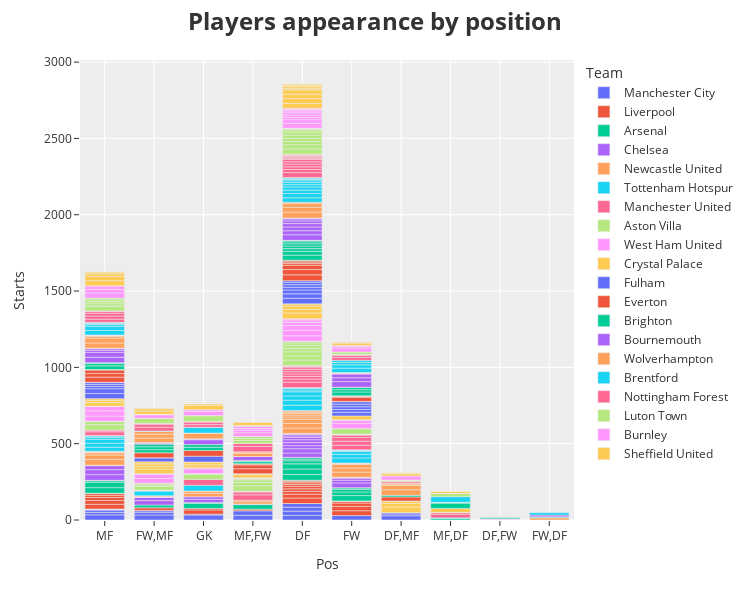

Source (notebook cell):
### Code cell
fig = px.bar(stat, x="Pos", y="Starts",color='Team',
             hover_data=["Player"],
             width=750, height=600,)
fig.update_layout(
             template='ggplot2',
             title='<b>Players appearance by position<b>',
             titlefont={'size':24})
iplot(fig)

### Figure 1 — Plotly figure (JSON) as saved in the notebook; plotly's stock layout.template omitted (floating-point values rounded to 4 significant figures)
{"data": [{"alignmentgroup": "True", "customdata": [["Rodri"], ["Phil Foden"], ["Ederson"], ["Julián Álvarez"], ["Kyle Walker"], ["Bernardo Silva"], ["Erling Haaland"], ["Rúben Dias"], ["Manuel Akanji"], ["Joško Gvardiol"], ["Nathan Aké"], ["Jeremy Doku"], ["Mateo Kovačić"], ["Kevin De Bruyne"], ["John Stones"], ["Jack Grealish"], ["Rico Lewis"], ["Matheus Nunes"], ["Stefan Ortega"], ["Oscar Bobb"], ["Kalvin Phillips"], ["Sergio Gómez"], ["Aymeric Laporte"], ["Cole Palmer"], ["James Mcatee"]], "hovertemplate": "Team=Manchester City<br>Pos=%{x}<br>Starts=%{y}<br>Player=%{customdata[0]}<extra></extra>", "legendgroup": "Manchester City", "marker": {"color": "#636efa", "pattern": {"shape": ""}}, "name": "Manchester City", "offsetgroup": "Manchester City", "orientation": "v", "showlegend": true, "textposition": "auto", "x": ["MF", "FW,MF", "GK", "MF,FW", "DF", "MF,FW", "FW", "DF", "DF,MF", "DF", "DF", "FW,MF", "MF", "MF", "DF,MF", "FW,MF", "DF,MF", "MF", "GK", "FW,MF", "MF", "FW,MF", "DF", "MF", "MF"], "xaxis": "x", "y": [34, 33, 33, 31, 30, 29, 29, 28, 28, 26, 24, 18, 16, 15, 12, 10, 8, 7, 5, 2, 0, 0, 0, 0, 0], "yaxis": "y", "type": "bar"}, {"alignmentgroup": "True", "customdata": [["Virgil van Dijk"], ["Luis Díaz"], ["Alexis Mac Allister"], ["Mohamed Salah"], ["Alisson"], ["Trent Alexander-Arnold"], ["Dominik Szoboszlai"], ["Darwin Núñez"], ["Wataru Endo"], ["Andrew Robertson"], ["Joe Gomez"], ["Cody Gakpo"], ["Ibrahima Konaté"], ["Curtis Jones"], ["Diogo Jota"], ["Jarell Quansah"], ["Ryan Gravenberch"], ["Harvey Elliott"], ["Caoimhín Kelleher"], ["Conor Bradley"], ["Joël Matip"], ["Kostas Tsimikas"], ["Bobby Clark"], ["Stefan Bajcetic"], ["Ben Doak"], ["Jayden Danns"], ["Owen Beck"], ["Thiago Alcántara"], ["James McConnell"], ["Kaide Gordon"]], "hovertemplate": "Team=Liverpool<br>Pos=%{x}<br>Starts=%{y}<br>Player=%{customdata[0]}<extra></extra>", "legendgroup": "Liverpool", "marker": {"color": "#EF553B", "pattern": {"shape": ""}}, "name": "Liverpool", "offsetgroup": "Liverpool", "orientation": "v", "showlegend": true, "textposition": "auto", "x": ["DF", "FW", "MF", "FW", "GK", "DF", "MF", "FW", "MF", "DF", "DF", "FW,MF", "DF", "MF", "FW", "DF", "MF", "MF,FW", "GK", "DF", "DF", "DF", "MF", "MF", "FW", "FW", "DF", "MF", "MF", "FW"], "xaxis": "x", "y": [36, 32, 31, 28, 28, 25, 25, 22, 20, 18, 17, 17, 17, 14, 14, 13, 12, 11, 10, 10, 9, 8, 1, 0, 0, 0, 0, 0, 0, 0], "yaxis": "y", "type": "bar"}, {"alignmentgroup": "True", "customdata": [["William Saliba"], ["Declan Rice"], ["Martin Ødegaard"], ["Ben White"], ["Bukayo Saka"], ["Gabriel Magalhães"], ["David Raya"], ["Kai Havertz"], ["Gabriel Martinelli"], ["Oleksandr Zinchenko"], ["Leandro Trossard"], ["Gabriel Jesus"], ["Jakub Kiwior"], ["Takehiro Tomiyasu"], ["Eddie Nketiah"], ["Jorginho"], ["Thomas Partey"], ["Aaron Ramsdale"], ["Emile Smith Rowe"], ["Fabio Vieira"], ["Reiss Nelson"], ["Jurriën Timber"], ["Cédric Soares"], ["Mohamed Elneny"], ["Ethan Nwaneri"]], "hovertemplate": "Team=Arsenal<br>Pos=%{x}<br>Starts=%{y}<br>Player=%{customdata[0]}<extra></extra>", "legendgroup": "Arsenal", "marker": {"color": "#00cc96", "pattern": {"shape": ""}}, "name": "Arsenal", "offsetgroup": "Arsenal", "orientation": "v", "showlegend": true, "textposition": "auto", "x": ["DF", "MF", "MF", "DF", "FW", "DF", "GK", "MF,FW", "FW", "DF", "FW,MF", "FW", "DF", "DF", "FW", "MF", "MF,DF", "GK", "MF", "MF,FW", "FW", "DF", "DF", "MF", "FW"], "xaxis": "x", "y": [38, 37, 35, 35, 35, 34, 32, 30, 24, 20, 18, 17, 11, 10, 10, 10, 9, 6, 3, 2, 1, 1, 0, 0, 0], "yaxis": "y", "type": "bar"}, {"alignmentgroup": "True", "customdata": [["Conor Gallagher"], ["Moisés Caicedo"], ["Nicolas Jackson"], ["Cole Palmer"], ["Axel Disasi"], ["Thiago Silva"], ["Enzo Fernández"], ["Đorđe Petrović"], ["Raheem Sterling"], ["Levi Colwill"], ["Marc Cucurella"], ["Malo Gusto"], ["Mykhailo Mudryk"], ["Robert Sánchez"], ["Benoît Badiashile"], ["Noni Madueke"], ["Trevoh Chalobah"], ["Ben Chilwell"], ["Armando Broja"], ["Reece James"], ["Lesley Ugochukwu"], ["Christopher Nkunku"], ["Carney Chukwuemeka"], ["Alfie Gilchrist"], ["Ian Maatsen"], ["Cesare Casadei"], ["Roméo Lavia"], ["Deivid Washington"], ["Mason Burstow"], ["Joshua Acheampong"], ["Alex Matos"], ["Jimi Tauriainen"]], "hovertemplate": "Team=Chelsea<br>Pos=%{x}<br>Starts=%{y}<br>Player=%{customdata[0]}<extra></extra>", "legendgroup": "Chelsea", "marker": {"color": "#ab63fa", "pattern": {"shape": ""}}, "name": "Chelsea", "offsetgroup": "Chelsea", "orientation": "v", "showlegend": true, "textposition": "auto", "x": ["MF", "MF", "FW", "FW,MF", "DF", "DF", "MF", "GK", "FW,MF", "DF", "DF", "DF", "FW", "GK", "DF", "FW", "DF", "DF", "FW", "DF", "MF", "FW,MF", "MF,FW", "DF", "FW,MF", "FW,MF", "MF", "DF,FW", "FW", "DF", "MF", "FW"], "xaxis": "x", "y": [37, 33, 31, 29, 29, 28, 26, 22, 22, 20, 20, 19, 18, 16, 15, 13, 10, 9, 6, 5, 3, 2, 2, 2, 1, 0, 0, 0, 0, 0, 0, 0], "yaxis": "y", "type": "bar"}, {"alignmentgroup": "True", "customdata": [["Bruno Guimarães"], ["Fabian Schär"], ["Anthony Gordon"], ["Dan Burn"], ["Sean Longstaff"], ["Alexander Isak"], ["Kieran Trippier"], ["Miguel Almirón"], ["Martin Dúbravka"], ["Sven Botman"], ["Nick Pope"], ["Joelinton"], ["Lewis Miley"], ["Jacob Murphy"], ["Jamaal Lascelles"], ["Valentino Livramento"], ["Elliot Anderson"], ["Callum Wilson"], ["Emil Krafth"], ["Lewis Hall"], ["Harvey Barnes"], ["Sandro Tonali"], ["Joe Willock"], ["Loris Karius"], ["Matt Targett"], ["Matt Ritchie"], ["Ben Parkinson"], ["Paul Dummett"], ["Alex Murphy"], ["Joe White"], ["Amadou Diallo"], ["Michael Ndiweni"]], "hovertemplate": "Team=Newcastle United<br>Pos=%{x}<br>Starts=%{y}<br>Player=%{customdata[0]}<extra></extra>", "legendgroup": "Newcastle United", "marker": {"color": "#FFA15A", "pattern": {"shape": ""}}, "name": "Newcastle United", "offsetgroup": "Newcastle United", "orientation": "v", "showlegend": true, "textposition": "auto", "x": ["MF", "DF", "FW", "DF", "MF", "FW", "DF", "FW", "GK", "DF", "GK", "MF,FW", "MF", "FW,DF", "DF", "DF", "MF,FW", "FW", "DF", "DF", "FW,MF", "MF", "MF", "GK", "DF", "FW,MF", "FW", "DF", "DF,FW", "MF", "MF", "FW"], "xaxis": "x", "y": [37, 35, 34, 32, 30, 27, 26, 23, 22, 15, 15, 15, 14, 14, 13, 12, 10, 9, 8, 8, 7, 5, 5, 1, 1, 0, 0, 0, 0, 0, 0, 0], "yaxis": "y", "type": "bar"}, {"alignmentgroup": "True", "customdata": [["Guglielmo Vicario"], ["Pedro Porro"], ["Son Heung-min"], ["Cristian Romero"], ["Dejan Kulusevski"], ["Destiny Udogie"], ["Micky van de Ven"], ["Pape Matar Sarr"], ["James Maddison"], ["Yves Bissouma"], ["Brennan Johnson"], ["Richarlison"], ["Rodrigo Bentancur"], ["Ben Davies"], ["Emerson"], ["Timo Werner"], ["Pierre Højbjerg"], ["Oliver Skipp"], ["Giovani Lo Celso"], ["Radu Drăgușin"], ["Bryan Gil"], ["Manor Solomon"], ["Eric Dier"], ["Ivan Perišić"], ["Davinson Sánchez"], ["Alejo Véliz"], ["Dane Scarlett"], ["Mikey Moore"], ["Jamie Donley"]], "hovertemplate": "Team=Tottenham Hotspur<br>Pos=%{x}<br>Starts=%{y}<br>Player=%{customdata[0]}<extra></extra>", "legendgroup": "Tottenham Hotspur", "marker": {"color": "#19d3f3", "pattern": {"shape": ""}}, "name": "Tottenham Hotspur", "offsetgroup": "Tottenham Hotspur", "orientation": "v", "showlegend": true, "textposition": "auto", "x": ["GK", "DF", "FW", "DF", "FW,MF", "DF", "DF", "MF", "MF", "MF", "FW", "FW", "MF", "DF", "DF", "FW", "MF", "MF,DF", "MF", "DF", "FW,MF", "FW", "DF", "FW", "DF", "FW", "FW", "MF", "FW"], "xaxis": "x", "y": [38, 35, 34, 33, 31, 28, 27, 27, 26, 26, 23, 18, 13, 12, 11, 10, 8, 5, 4, 4, 2, 2, 1, 0, 0, 0, 0, 0, 0], "yaxis": "y", "type": "bar"}, {"alignmentgroup": "True", "customdata": [["André Onana"], ["Diogo Dalot"], ["Bruno Fernandes"], ["Alejandro Garnacho"], ["Marcus Rashford"], ["Rasmus Højlund"], ["Casemiro"], ["Kobbie Mainoo"], ["Aaron Wan-Bissaka"], ["Scott McTominay"], ["Harry Maguire"], ["Raphaël Varane"], ["Jonny Evans"], ["Antony"], ["Victor Lindelöf"], ["Christian Eriksen"], ["Luke Shaw"], ["Sofyan Amrabat"], ["Lisandro Martínez"], ["Mason Mount"], ["Anthony Martial"], ["Sergio Reguilón"], ["Amad Diallo"], ["Willy Kambwala"], ["Facundo Pellistri"], ["Hannibal Mejbri"], ["Omari Forson"], ["Jadon Sancho"], ["Ethan Wheatley"], ["Donny van de Beek"], ["Daniel Gore"]], "hovertemplate": "Team=Manchester United<br>Pos=%{x}<br>Starts=%{y}<br>Player=%{customdata[0]}<extra></extra>", "legendgroup": "Manchester United", "marker": {"color": "#FF6692", "pattern": {"shape": ""}}, "name": "Manchester United", "offsetgroup": "Manchester United", "orientation": "v", "showlegend": true, "textposition": "auto", "x": ["GK", "DF", "MF,FW", "FW", "FW", "FW", "MF,DF", "MF", "DF", "MF,FW", "DF", "DF", "DF", "FW", "DF", "MF", "DF", "MF,DF", "DF", "MF,FW", "FW", "DF", "FW,MF", "DF", "FW,MF", "MF,FW", "FW", "FW,MF", "FW", "DF", "MF"], "xaxis": "x", "y": [38, 35, 35, 30, 26, 25, 24, 24, 20, 18, 18, 16, 15, 15, 14, 12, 12, 10, 8, 5, 5, 4, 3, 3, 1, 1, 1, 0, 0, 0, 0], "yaxis": "y", "type": "bar"}, {"alignmentgroup": "True", "customdata": [["Ollie Watkins"], ["Ezri Konsa"], ["John McGinn"], ["Douglas Luiz"], ["Emiliano Martínez"], ["Pau Torres"], ["Lucas Digne"], ["Moussa Diaby"], ["Matty Cash"], ["Leon Bailey"], ["Diego Carlos"], ["Boubacar Kamara"], ["Youri Tielemans"], ["Clément Lenglet"], ["Álex Moreno"], ["Nicolò Zaniolo"], ["Jacob Ramsey"], ["Morgan Rogers"], ["Robin Olsen"], ["Jhon Durán"], ["Tim Iroegbunam"], ["Calum Chambers"], ["Leander Dendoncker"], ["Tyrone Mings"], ["Omari Kellyman"], ["Philippe Coutinho"], ["Bertrand Traoré"], ["Cameron Archer"], ["Kaine Kesler-Hayden"], ["Finley Munroe"], ["Jaden Philogene Bidace"]], "hovertemplate": "Team=Aston Villa<br>Pos=%{x}<br>Starts=%{y}<br>Player=%{customdata[0]}<extra></extra>", "legendgroup": "Aston Villa", "marker": {"color": "#B6E880", "pattern": {"shape": ""}}, "name": "Aston Villa", "offsetgroup": "Aston Villa", "orientation": "v", "showlegend": true, "textposition": "auto", "x": ["FW", "DF", "MF,FW", "MF", "GK", "DF", "DF", "FW,MF", "DF", "MF,FW", "DF", "MF", "MF,FW", "DF", "DF", "FW,MF", "FW,MF", "MF,FW", "GK", "FW,MF", "MF", "MF,DF", "MF", "DF", "FW", "MF,FW", "DF,FW", "MF", "MF,DF", "MF", "FW"], "xaxis": "x", "y": [37, 35, 35, 35, 34, 27, 27, 25, 23, 22, 20, 20, 17, 14, 11, 9, 8, 8, 4, 3, 1, 1, 1, 1, 0, 0, 0, 0, 0, 0, 0], "yaxis": "y", "type": "bar"}, {"alignmentgroup": "True", "customdata": [["Vladimír Coufal"], ["Emerson Palmieri"], ["Jarrod Bowen"], ["James Ward-Prowse"], ["Tomáš Souček"], ["Kurt Zouma"], ["Alphonse Areola"], ["Lucas Paquetá"], ["Edson Álvarez"], ["Mohammed Kudus"], ["Nayef Aguerd"], ["Michail Antonio"], ["Konstantinos Mavropanos"], ["Łukasz Fabiański"], ["Angelo Ogbonna"], ["Saïd Benrahma"], ["Ben Johnson"], ["Aaron Cresswell"], ["Pablo Fornals"], ["Danny Ings"], ["Kalvin Phillips"], ["Maxwel Cornet"], ["Divin Mubama"], ["George Earthy"], ["Thilo Kehrer"], ["Kaelan Casey"]], "hovertemplate": "Team=West Ham United<br>Pos=%{x}<br>Starts=%{y}<br>Player=%{customdata[0]}<extra></extra>", "legendgroup": "West Ham United", "marker": {"color": "#FF97FF", "pattern": {"shape": ""}}, "name": "West Ham United", "offsetgroup": "West Ham United", "orientation": "v", "showlegend": true, "textposition": "auto", "x": ["DF", "DF", "FW", "MF", "MF", "DF", "GK", "FW,MF", "MF", "FW,MF", "DF", "FW", "DF", "GK", "DF", "FW,MF", "DF,FW", "DF,FW", "MF,FW", "FW", "MF", "MF,FW", "FW", "FW", "DF,MF", "DF"], "xaxis": "x", "y": [36, 35, 34, 34, 34, 32, 31, 31, 28, 27, 21, 21, 16, 7, 7, 5, 4, 4, 4, 3, 3, 1, 0, 0, 0, 0], "yaxis": "y", "type": "bar"}, {"alignmentgroup": "True", "customdata": [["Joachim Andersen"], ["Tyrick Mitchell"], ["Jordan Ayew"], ["Jefferson Lerma"], ["Jean-Philippe Mateta"], ["Eberechi Eze"], ["Chris Richards"], ["Marc Guéhi"], ["Joel Ward"], ["Will Hughes"], ["Sam Johnstone"], ["Dean Henderson"], ["Odsonne Édouard"], ["Jeffrey Schlupp"], ["Daniel Muñoz"], ["Adam Wharton"], ["Nathaniel Clyne"], ["Michael Olise"], ["Cheick Doucouré"], ["Jaïro Riedewald"], ["Matheus França"], ["Naouirou Ahamada"], ["David Ozoh"], ["Jesurun Rak Sakyi"], ["James Tomkins"], ["Remi Matthews"]], "hovertemplate": "Team=Crystal Palace<br>Pos=%{x}<br>Starts=%{y}<br>Player=%{customdata[0]}<extra></extra>", "legendgroup": "Crystal Palace", "marker": {"color": "#FECB52", "pattern": {"shape": ""}}, "name": "Crystal Palace", "offsetgroup": "Crystal Palace", "orientation": "v", "showlegend": true, "textposition": "auto", "x": ["DF", "DF,MF", "FW,MF", "MF,DF", "FW", "MF,FW", "DF,MF", "DF", "DF", "MF", "GK", "GK", "FW,MF", "FW,MF", "DF,MF", "MF", "DF", "FW,MF", "MF", "MF,FW", "MF,FW", "MF,FW", "MF,DF", "MF,FW", "DF", "GK"], "xaxis": "x", "y": [38, 37, 30, 27, 25, 24, 23, 23, 23, 23, 20, 18, 17, 17, 16, 15, 14, 14, 11, 2, 1, 0, 0, 0, 0, 0], "yaxis": "y", "type": "bar"}, {"alignmentgroup": "True", "customdata": [["Bernd Leno"], ["Antonee Robinson"], ["Andreas Pereira"], ["João Palhinha"], ["Timothy Castagne"], ["Calvin Bassey"], ["Alex Iwobi"], ["Willian"], ["Tosin Adarabioyo"], ["Rodrigo Muniz"], ["Raúl Jiménez"], ["Tim Ream"], ["Bobby Reid"], ["Harry Wilson"], ["Issa Diop"], ["Harrison Reed"], ["Tom Cairney"], ["Saša Lukić"], ["Kenny Tete"], ["Carlos Vinícius"], ["Adama Traoré"], ["Armando Broja"], ["Luke Harris"], ["Fodé Ballo-Touré"], ["Aleksandar Mitrović"]], "hovertemplate": "Team=Fulham<br>Pos=%{x}<br>Starts=%{y}<br>Player=%{customdata[0]}<extra></extra>", "legendgroup": "Fulham", "marker": {"color": "#636efa", "pattern": {"shape": ""}}, "name": "Fulham", "offsetgroup": "Fulham", "orientation": "v", "showlegend": true, "textposition": "auto", "x": ["GK", "DF", "MF", "MF", "DF", "DF", "FW,MF", "FW", "DF", "FW", "FW", "DF", "FW", "FW", "DF", "MF", "MF", "MF", "DF", "FW", "FW,MF", "FW", "MF", "DF,MF", "FW"], "xaxis": "x", "y": [38, 37, 34, 31, 29, 25, 25, 24, 18, 18, 18, 17, 17, 16, 16, 15, 14, 13, 10, 2, 1, 0, 0, 0, 0], "yaxis": "y", "type": "bar"}, {"alignmentgroup": "True", "customdata": [["Jordan Pickford"], ["James Tarkowski"], ["Jarrad Branthwaite"], ["James Garner"], ["Dwight McNeil"], ["Abdoulaye Doucouré"], ["Vitaliy Mykolenko"], ["Ashley Young"], ["Dominic Calvert-Lewin"], ["Jack Harrison"], ["Idrissa Gana Gueye"], ["Amadou Onana"], ["Ben Godfrey"], ["Nathan Patterson"], ["Beto"], ["Séamus Coleman"], ["Arnaut Danjuma"], ["Michael Keane"], ["André Gomes"], ["Alex Iwobi"], ["Lewis Dobbin"], ["Youssef Chermiti"], ["Neal Maupay"], ["Thomas Cannon"], ["Tyler Onyango"], ["Lewis Warrington"]], "hovertemplate": "Team=Everton<br>Pos=%{x}<br>Starts=%{y}<br>Player=%{customdata[0]}<extra></extra>", "legendgroup": "Everton", "marker": {"color": "#EF553B", "pattern": {"shape": ""}}, "name": "Everton", "offsetgroup": "Everton", "orientation": "v", "showlegend": true, "textposition": "auto", "x": ["GK", "DF", "DF", "MF", "MF,FW", "FW,MF", "DF", "DF,MF", "FW", "MF,FW", "MF", "MF", "DF", "DF", "FW", "DF", "MF,FW", "DF", "MF,FW", "MF", "MF", "FW", "FW", "FW", "MF", "FW"], "xaxis": "x", "y": [38, 38, 35, 34, 33, 32, 28, 27, 26, 25, 24, 23, 13, 9, 9, 7, 5, 4, 3, 2, 1, 1, 1, 0, 0, 0], "yaxis": "y", "type": "bar"}, {"alignmentgroup": "True", "customdata": [["Pascal Groß"], ["Lewis Dunk"], ["Jan Paul van Hecke"], ["Simon Adingra"], ["Billy Gilmour"], ["Bart Verbruggen"], ["Danny Welbeck"], ["João Pedro"], ["Igor"], ["Joël Veltman"], ["Jason Steele"], ["Facundo Buonanotte"], ["Kaoru Mitoma"], ["Evan Ferguson"], ["Carlos Baleba"], ["Pervis Estupiñán"], ["Adam Webster"], ["Adam Lallana"], ["James Milner"], ["Tariq Lamptey"], ["Jack Hinshelwood"], ["Solly March"], ["Jakub Moder"], ["Mahmoud Dahoud"], ["Julio Enciso"], ["Ansu Fati"], ["Valentín Barco"], ["Odeluga Offiah"], ["Mark O'Mahony"], ["Benicio Boaitey"]], "hovertemplate": "Team=Brighton<br>Pos=%{x}<br>Starts=%{y}<br>Player=%{customdata[0]}<extra></extra>", "legendgroup": "Brighton", "marker": {"color": "#00cc96", "pattern": {"shape": ""}}, "name": "Brighton", "offsetgroup": "Brighton", "orientation": "v", "showlegend": true, "textposition": "auto", "x": ["MF,DF", "DF", "DF", "FW", "MF", "GK", "FW,MF", "FW,MF", "DF", "DF", "GK", "FW,MF", "FW", "FW", "MF", "DF", "DF", "MF,FW", "DF,MF", "DF,FW", "DF", "FW,DF", "MF,DF", "MF", "MF,FW", "MF,FW", "DF,FW", "DF", "FW", "FW,DF"], "xaxis": "x", "y": [34, 33, 26, 25, 24, 21, 21, 19, 17, 17, 17, 17, 15, 15, 15, 15, 13, 13, 11, 10, 8, 7, 6, 6, 5, 3, 3, 1, 1, 0], "yaxis": "y", "type": "bar"}, {"alignmentgroup": "True", "customdata": [["Illia Zabarnyi"], ["Dominic Solanke"], ["Ryan Christie"], ["Neto"], ["Lewis Cook"], ["Marcos Senesi"], ["Justin Kluivert"], ["Adam Smith"], ["Marcus Tavernier"], ["Antoine Semenyo"], ["Milos Kerkez"], ["Lloyd Kelly"], ["Philip Billing"], ["Max Aarons"], ["Dango Ouattara"], ["Alex Scott"], ["Luis Sinisterra"], ["Chris Mepham"], ["Mark Travers"], ["Joe Rothwell"], ["Enes Ünal"], ["David Brooks"], ["Ionuț Radu"], ["Jaidon Anthony"], ["Tyler Adams"], ["James Hill"], ["Kieffer Moore"], ["Hamed Junior Traorè"], ["Romain Faivre"], ["Dominic Sadi"]], "hovertemplate": "Team=Bournemouth<br>Pos=%{x}<br>Starts=%{y}<br>Player=%{customdata[0]}<extra></extra>", "legendgroup": "Bournemouth", "marker": {"color": "#ab63fa", "pattern": {"shape": ""}}, "name": "Bournemouth", "offsetgroup": "Bournemouth", "orientation": "v", "showlegend": true, "textposition": "auto", "x": ["DF", "FW", "MF", "GK", "MF", "DF", "MF,FW", "DF", "FW", "FW", "DF", "DF", "MF", "DF", "FW,DF", "MF", "FW,MF", "DF", "GK", "MF", "FW,MF", "FW,MF", "GK", "FW", "MF", "DF", "FW,MF", "MF", "MF,FW", "FW"], "xaxis": "x", "y": [37, 37, 35, 32, 32, 26, 26, 25, 25, 25, 22, 17, 13, 13, 12, 11, 7, 6, 4, 3, 2, 2, 2, 2, 1, 1, 0, 0, 0, 0], "yaxis": "y", "type": "bar"}, {"alignmentgroup": "True", "customdata": [["Max Kilman"], ["Nélson Semedo"], ["José Sá"], ["Mario Lemina"], ["João Gomes"], ["Toti Gomes"], ["Matheus Cunha"], ["Rayan Aït-Nouri"], ["Craig Dawson"], ["Hwang Hee-chan"], ["Pablo Sarabia"], ["Pedro Neto"], ["Tommy Doyle"], ["Jean-Ricner Bellegarde"], ["Matt Doherty"], ["Santiago Bueno"], ["Boubacar Traoré"], ["Hugo Bueno"], ["Daniel Bentley"], ["Fábio Silva"], ["Matheus Nunes"], ["Leon Chiwome"], ["Nathan Fraser"], ["Sasa Kalajdzic"], ["Tawanda Chirewa"], ["Jonny Castro"], ["Enso Gonzalez"]], "hovertemplate": "Team=Wolverhampton<br>Pos=%{x}<br>Starts=%{y}<br>Player=%{customdata[0]}<extra></extra>", "legendgroup": "Wolverhampton", "marker": {"color": "#FFA15A", "pattern": {"shape": ""}}, "name": "Wolverhampton", "offsetgroup": "Wolverhampton", "orientation": "v", "showlegend": true, "textposition": "auto", "x": ["DF", "DF,MF", "GK", "MF", "MF", "DF", "FW,MF", "DF,MF", "DF", "FW,MF", "MF,FW", "FW,MF", "MF", "MF,FW", "DF,MF", "DF", "MF", "DF,MF", "GK", "FW", "MF", "FW", "FW", "FW", "MF,FW", "MF", "MF,DF"], "xaxis": "x", "y": [38, 36, 35, 34, 32, 31, 29, 29, 25, 25, 20, 18, 11, 10, 9, 9, 7, 7, 3, 3, 2, 2, 1, 1, 1, 0, 0], "yaxis": "y", "type": "bar"}, {"alignmentgroup": "True", "customdata": [["Mark Flekken"], ["Vitaly Janelt"], ["Christian Nørgaard"], ["Nathan Collins"], ["Yoane Wissa"], ["Ethan Pinnock"], ["Mathias Jensen"], ["Mads Roerslev"], ["Bryan Mbeumo"], ["Kristoffer Ajer"], ["Ivan Toney"], ["Keane Lewis-Potter"], ["Ben Mee"], ["Sergio Reguilón"], ["Neal Maupay"], ["Mathias Jørgensen"], ["Frank Onyeka"], ["Aaron Hickey"], ["Mikkel Damsgaard"], ["Saman Ghoddos"], ["Yehor Yarmoliuk"], ["Rico Henry"], ["Kevin Schade"], ["Shandon Baptiste"], ["Thomas Strakosha"], ["Michael Olakigbe"], ["Josh Dasilva"], ["Myles Peart-Harris"]], "hovertemplate": "Team=Brentford<br>Pos=%{x}<br>Starts=%{y}<br>Player=%{customdata[0]}<extra></extra>", "legendgroup": "Brentford", "marker": {"color": "#19d3f3", "pattern": {"shape": ""}}, "name": "Brentford", "offsetgroup": "Brentford", "orientation": "v", "showlegend": true, "textposition": "auto", "x": ["GK", "MF,DF", "MF", "DF", "FW", "DF", "MF", "DF", "FW", "DF", "FW", "FW,DF", "DF", "DF", "FW", "DF", "MF", "DF", "MF", "DF", "MF", "DF", "FW,MF", "MF", "GK", "DF,FW", "DF,FW", "DF,MF"], "xaxis": "x", "y": [37, 37, 30, 29, 29, 28, 27, 22, 22, 21, 16, 15, 15, 14, 13, 12, 11, 9, 7, 7, 6, 5, 3, 2, 1, 0, 0, 0], "yaxis": "y", "type": "bar"}, {"alignmentgroup": "True", "customdata": [["Morgan Gibbs-White"], ["Murillo"], ["Anthony Elanga"], ["Ryan Yates"], ["Callum Hudson-Odoi"], ["Chris Wood"], ["Danilo"], ["Ola Aina"], ["Orel Mangala"], ["Nicolás Domínguez"], ["Neco Williams"], ["Willy Boly"], ["Matt Turner"], ["Matz Sels"], ["Moussa Niakhate"], ["Harry Toffolo"], ["Ibrahim Sangaré"], ["Taiwo Awoniyi"], ["Serge Aurier"], ["Gonzalo Montiel"], ["Andrew Omobamidele"], ["Divock Origi"], ["Nuno Tavares"], ["Odisseas Vlachodimos"], ["Joe Worrall"], ["Scott McKenna"], ["Felipe"], ["Brennan Johnson"], ["Gio Reyna"], ["Cheikhou Kouyaté"], ["Rodrigo Ribeiro"], ["Andrey Santos"], ["Brandon Aguilera"]], "hovertemplate": "Team=Nottingham Forest<br>Pos=%{x}<br>Starts=%{y}<br>Player=%{customdata[0]}<extra></extra>", "legendgroup": "Nottingham Forest", "marker": {"color": "#FF6692", "pattern": {"shape": ""}}, "name": "Nottingham Forest", "offsetgroup": "Nottingham Forest", "orientation": "v", "showlegend": true, "textposition": "auto", "x": ["MF,FW", "DF", "FW,MF", "MF", "FW,MF", "FW", "MF", "DF", "MF", "MF,FW", "DF", "DF", "GK", "GK", "DF", "DF", "MF", "FW", "DF,MF", "DF", "DF", "FW", "DF", "GK", "DF", "DF", "DF", "FW,MF", "FW,MF", "MF", "MF,FW", "MF", "FW"], "xaxis": "x", "y": [35, 32, 25, 21, 20, 20, 20, 20, 19, 19, 18, 18, 17, 16, 15, 15, 13, 12, 10, 8, 8, 6, 5, 5, 5, 5, 4, 3, 2, 2, 0, 0, 0], "yaxis": "y", "type": "bar"}, {"alignmentgroup": "True", "customdata": [["Thomas Kaminski"], ["Alfie Doughty"], ["Carlton Morris"], ["Ross Barkley"], ["Teden Mengi"], ["Gabriel Osho"], ["Issa Kaboré"], ["Amari'i Bell"], ["Chiedozie Ogbene"], ["Tahith Chong"], ["Reece Burke"], ["Elijah Adebayo"], ["Albert Sambi Lokonga"], ["Jordan Clark"], ["Andros Townsend"], ["Tom Lockyer"], ["Marvelous Nakamba"], ["Jacob Brown"], ["Pelly Ruddock Mpanzu"], ["Daiki Hashioka"], ["Ryan John Giles"], ["Fred Onyedinma"], ["Mads Juel Andersen"], ["Cauley Woodrow"], ["Luke Berry"], ["Joseph Johnson"], ["James Shea"], ["Zack Nelson"]], "hovertemplate": "Team=Luton Town<br>Pos=%{x}<br>Starts=%{y}<br>Player=%{customdata[0]}<extra></extra>", "legendgroup": "Luton Town", "marker": {"color": "#B6E880", "pattern": {"shape": ""}}, "name": "Luton Town", "offsetgroup": "Luton Town", "orientation": "v", "showlegend": true, "textposition": "auto", "x": ["GK", "DF", "FW,MF", "MF", "DF", "DF", "DF", "DF", "MF,DF", "MF,FW", "DF", "FW", "MF", "MF", "MF,FW", "DF", "MF", "MF,FW", "MF", "DF", "DF,MF", "DF,MF", "DF", "FW,MF", "MF,DF", "DF", "GK", "MF,DF"], "xaxis": "x", "y": [38, 34, 32, 30, 28, 21, 21, 21, 20, 20, 20, 16, 16, 14, 14, 14, 13, 12, 11, 6, 5, 4, 4, 2, 2, 0, 0, 0], "yaxis": "y", "type": "bar"}, {"alignmentgroup": "True", "customdata": [["Sander Berge"], ["Dara O'Shea"], ["James Trafford"], ["Zeki Amdouni"], ["Vitinho"], ["Charlie Taylor"], ["Wilson Odobert"], ["Josh Brownhill"], ["Josh Cullen"], ["Lyle Foster"], ["Jacob Bruun Larsen"], ["Maxime Estève"], ["Lorenz Assignon"], ["Jordan Beyer"], ["Luca Koleosho"], ["Jóhann Berg Guðmundsson"], ["Ameen Al-Dakhil"], ["Arijanet Muric"], ["David Datro Fofana"], ["Connor Roberts"], ["Jay Rodriguez"], ["Hannes Delcroix"], ["Aaron Ramsey"], ["Hjalmar Ekdal"], ["Mike Trésor"], ["Anass Zaroury"], ["Benson Manuel"], ["Nathan Redmond"], ["Jack Cork"], ["Michael Obafemi"], ["Han-Noah Massengo"]], "hovertemplate": "Team=Burnley<br>Pos=%{x}<br>Starts=%{y}<br>Player=%{customdata[0]}<extra></extra>", "legendgroup": "Burnley", "marker": {"color": "#FF97FF", "pattern": {"shape": ""}}, "name": "Burnley", "offsetgroup": "Burnley", "orientation": "v", "showlegend": true, "textposition": "auto", "x": ["MF", "DF", "GK", "FW", "DF,MF", "DF", "MF,FW", "MF", "MF", "FW,MF", "MF,FW", "DF", "DF", "DF", "MF,FW", "MF,FW", "DF", "GK", "FW", "DF", "FW", "DF", "MF,FW", "DF", "FW,MF", "FW,MF", "MF,FW", "FW,MF", "MF", "FW,MF", "MF,DF"], "xaxis": "x", "y": [34, 32, 28, 27, 26, 25, 25, 23, 23, 22, 16, 15, 15, 15, 13, 12, 12, 10, 10, 8, 7, 5, 5, 5, 3, 1, 1, 0, 0, 0, 0], "yaxis": "y", "type": "bar"}, {"alignmentgroup": "True", "customdata": [["Gustavo Hamer"], ["Jayden Bogle"], ["Jack Robinson"], ["Vinicius Souza"], ["Anel Ahmedhodžić"], ["Wes Foderingham"], ["Auston Trusty"], ["Cameron Archer"], ["James Mcatee"], ["Oliver Norwood"], ["Oliver McBurnie"], ["Ben Osborn"], ["Ben Brereton"], ["Andre Brooks"], ["George Baldock"], ["Oliver Arblaster"], ["Luke Thomas"], ["William Osula"], ["Ivo Grbić"], ["Mason Holgate"], ["Yasser Larouci"], ["John Egan"], ["Max Lowe"], ["Anis Ben Slimane"], ["Bénie Adama Traore"], ["Rhian Brewster"], ["Chris Basham"], ["Tom Davies"], ["Rhys Norrington-Davies"], ["John Fleck"], ["Sam Curtis"], ["Daniel Jebbison"], ["Antwoine Hackford"], ["Sydie Peck"], ["Ryan One"]], "hovertemplate": "Team=Sheffield United<br>Pos=%{x}<br>Starts=%{y}<br>Player=%{customdata[0]}<extra></extra>", "legendgroup": "Sheffield United", "marker": {"color": "#FECB52", "pattern": {"shape": ""}}, "name": "Sheffield United", "offsetgroup": "Sheffield United", "orientation": "v", "showlegend": true, "textposition": "auto", "x": ["MF", "DF", "DF", "MF", "DF", "GK", "DF", "FW,MF", "MF,FW", "MF", "FW", "DF,MF", "FW,MF", "MF,DF", "DF", "MF", "DF", "FW", "GK", "DF", "DF", "DF", "DF,MF", "MF", "FW,MF", "FW,MF", "DF,MF", "MF", "DF", "MF,DF", "DF", "FW", "FW", "MF", "FW"], "xaxis": "x", "y": [34, 32, 31, 29, 29, 29, 28, 21, 20, 16, 15, 14, 14, 12, 11, 11, 11, 9, 9, 9, 6, 6, 4, 4, 3, 3, 3, 2, 2, 1, 0, 0, 0, 0, 0], "yaxis": "y", "type": "bar"}], "layout": {"barmode": "relative", "height": 600, "legend": {"title": {"text": "Team"}, "tracegroupgap": 0}, "margin": {"t": 60}, "title": {"font": {"size": 24}, "text": "<b>Players appearance by position<b>"}, "width": 750, "xaxis": {"anchor": "y", "domain": [0, 1], "title": {"text": "Pos"}, "type": "category", "range": [-0.5, 9.5], "autorange": true}, "yaxis": {"anchor": "x", "domain": [0, 1], "title": {"text": "Starts"}, "type": "linear", "range": [0, 3014.0], "autorange": true}}}
